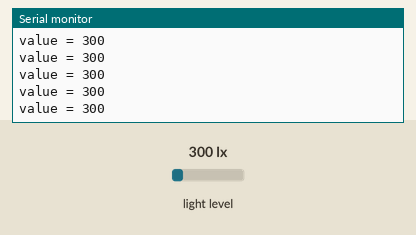
The sketch below on a simulated Arduino Uno, built with avr-gcc and run on an emulated ATmega328P. Parts: the last lines printed to the serial monitor. Inputs (shaded band) come from the test bench; at power-on: light level 300 lx.

Above: at 1.2 s.
1.3 s: light level set to 40 lx
At 1.31 s:
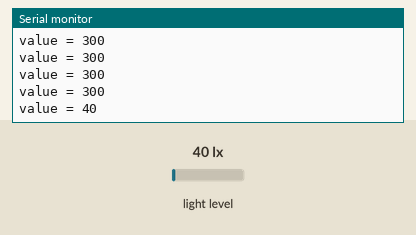
2.8 s: light level set to 500 lx
At 2.81 s:
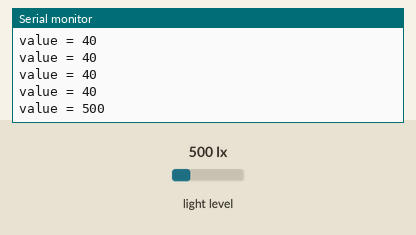
Timing chart, 0 to 5.8 s (numbered marks = the images above; inputs shaded):
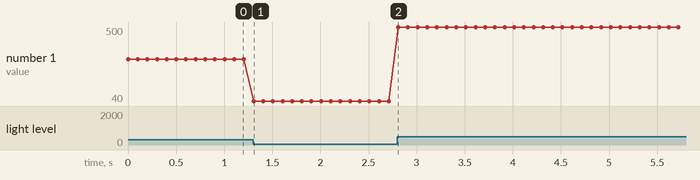

Measured:
- after the input at 1.3 s, the serial monitor: prints a new line at once (image 1)
- after the input at 2.8 s, the serial monitor: prints a new line at once (image 2)
- plotted number 1: 300 → 40 after the input at 1.3 s, 40 → 500 after the input at 2.8 s

The sketch:

MeLightSensorTestWithLight.ino
```cpp
// (licence header left out)
#include <Makeblock.h>
#include <SoftwareSerial.h>
#include <Wire.h>


MeLightSensor lightSensor(PORT_6);

int value = 0;      // a variable for the lightSensor's value


void setup()
{
  // initialize serial communications at 9600 bps
  Serial.begin(9600);
  lightSensor.lightOn();
}

void loop()
{
  // read the lightSensor value:

  value = lightSensor.read();

  // print the results to the serial monitor:
  Serial.print("value = " );
  Serial.println(value);
  // wait 100 milliseconds before the next loop
  delay(100);

}
```
